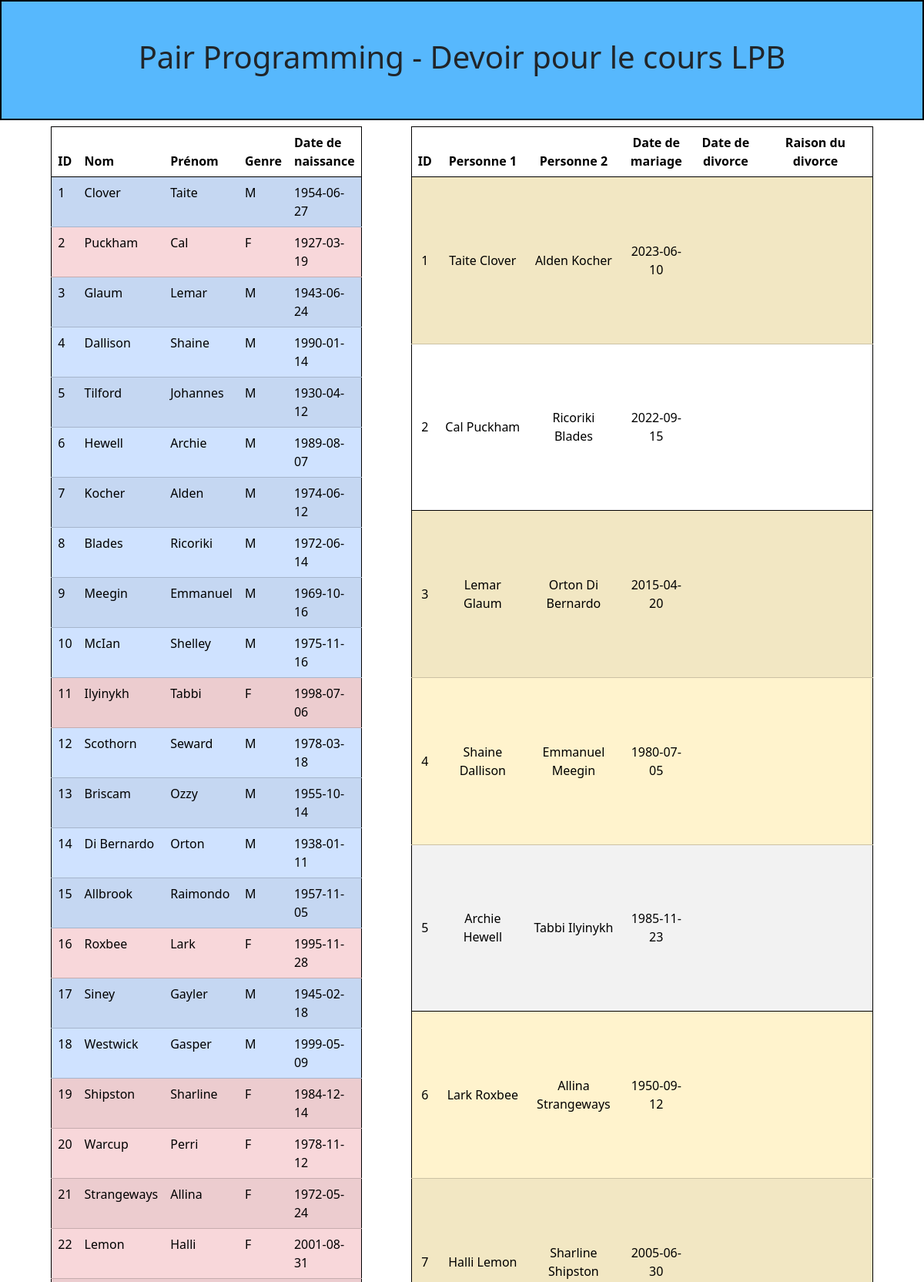
The page / (upper part) on the database its author committed.
### tables this page shows
CREATE TABLE IF NOT EXISTS `Personnes` (
    `id` int PRIMARY KEY AUTO_INCREMENT,
    `first_name` varchar(50) NOT NULL,
    `last_name` varchar(50) NOT NULL,
    `gender` ENUM('M', 'F'),
    `birth_date` DATE NOT NULL
);

CREATE TABLE IF NOT EXISTS `Mariages` (
    `id` int PRIMARY KEY AUTO_INCREMENT,
    `id_personne1` int NOT NULL,
    `id_personne2` int NOT NULL,
    `mariage_date` DATE NOT NULL,
    `divorce_date` DATE,
    `divorce_reason` varchar(255),
    UNIQUE (id_personne1, id_personne2)
);

### DBConnexion.php (called while the page is built, shortened)
<?php
class DBConnexion
{
    private $conn;
    public function __construct()
    {
        try {
            $this->username = $GLOBALS['username'];
            $this->password = $GLOBALS['password'];
            $this->conn = new PDO("mysql:host=" . self::SERVER_NAME . ";dbname=TP2LPBDB", $this->username, $this->password);
            $this->conn->setAttribute(PDO::ATTR_ERRMODE, PDO::ERRMODE_EXCEPTION);
        } catch (PDOException $pdoe) {
            $this->error = "Error while connecting to the database: {$pdoe->getMessage()}<br>\n";
            $this->conn = null;
        }
    }
    public function findAll($tableName)
    {
        try {
            $stmt = $this->conn->prepare("SELECT * FROM $tableName");
            $stmt->execute();
            return $stmt->fetchAll(PDO::FETCH_ASSOC);
        } catch (PDOException $e) {
            echo "Error with fetchAll : " . $e->getMessage();
            return null;
        }
    }
    public function queryExecute($query)
    {
        try {
            $stmt = $this->conn->prepare($query);
            $stmt->execute();
            return $stmt->fetchAll(PDO::FETCH_ASSOC);
        } catch (PDOException $e) {
            echo "Error with fetchAll : " . $e->getMessage();
            return null;
        }
    }
}

### index.php (the view, shortened to what this page needs)
<?php
require_once 'DBConnexion.php';
$db = new DBConnexion();
$resultPersonne = $db->findAll('Personnes');
$query = "SELECT * FROM `Personnes` WHERE gender = 'M'";
$resultMales = $db->queryExecute($query);
$query = "SELECT * FROM `Personnes` WHERE gender = 'F'";
$resultFemales = $db->queryExecute($query);
$query = "SELECT `id` FROM `Mariages` WHERE divorce_date IS NOT NULL";
$resultDivorces = $db->queryExecute($query);
$query = "SELECT `id` FROM `Mariages` WHERE (SELECT `gender` FROM `Personnes` WHERE `id` = `id_personne1`) = (SELECT `gender` FROM `Personnes` WHERE `id` = `id_personne2`)";
$resultSameSex = $db->queryExecute($query);
$query = "SELECT `Mariages`.`id`, `Personnes`.`last_name` AS `last_name1`, `Personnes`.`first_name` AS `first_name1`, `Personnes2`.`last_name` AS `last_name2`, `Personnes2`.`first_name` AS `first_name2`, `Mariages`.`mariage_date`, `Mariages`.`divorce_date`, `Mariages`.`divorce_reason` FROM `Mariages` JOIN `Personnes` ON `Mariages`.`id_personne1` = `Personnes`.`id` JOIN `Personnes` AS `Personnes2` ON `Mariages`.`id_personne2` = `Personnes2`.`id`";
$resultMariagesWithNames = $db->queryExecute($query);
?>
<!DOCTYPE html>
<html lang="fr">
<head>
    <link rel="stylesheet" href="./css/style.css">
    <link href="https://cdn.jsdelivr.net/npm/bootstrap@5.3.3/dist/css/bootstrap.min.css" rel="stylesheet">
    <link rel="stylesheet" href="https://cdn.jsdelivr.net/npm/bootstrap-icons@1.3.0/font/bootstrap-icons.css">
</head>
<body>
    <header>
        <div class="border border-2 border-black d-flex justify-content-center align-items-center p-5">
            <h1>Pair Programming - Devoir pour le cours LPB</h1>
        </div>
    </header>
    <main>
        <div id="table-db-container" class="d-flex justify-content-center w-100 gap-5 mt-10">
            <table id="personnes" class="table table-striped table-hover w-25 m-2 border border-1 border-black">
                <thead>
                    <tr>
                        <th scope="col">ID</th>
                        <th scope="col">Nom</th>
                        <th scope="col">Prénom</th>
                        <th scope="col">Genre</th>
                        <th scope="col">Date de naissance</th>
                    </tr>
                </thead>
                <tbody>
                    <?php
                    for ($i = 0; $i < count($resultPersonne); $i++) {
                        $row = $resultPersonne[$i];
                        if (in_array($row, $resultFemales)) {
                            echo "<tr class='table-danger'>";
                        } elseif (in_array($row, $resultMales)) {
                            echo "<tr class='table-primary'>";
                        } else {
                            echo "<tr>";
                        }
                        echo "<td>" . $row['id'] . "</td>";
                        echo "<td>" . $row['last_name'] . "</td>";
                        echo "<td>" . $row['first_name'] . "</td>";
                        echo "<td>" . $row['gender'] . "</td>";
                        echo "<td>" . $row['birth_date'] . "</td>";
                        echo "</tr>";
                    }
                    ?>
                </tbody>
            </table>
            <table id="mariages" class="table table-striped table-hover w-50  m-2 border border-1 border-black">
                <thead>
                    <tr>
                        <th scope="col">ID</th>
                        <th scope="col">Personne 1</th>
                        <th scope="col">Personne 2</th>
                        <th scope="col">Date de mariage</th>
                        <th scope="col">Date de divorce</th>
                        <th scope="col">Raison du divorce</th>
                    </tr>
                </thead>
                <tbody>
                    <?php
                    for ($i = 0; $i < count($resultMariagesWithNames); $i++) {
                        $row = $resultMariagesWithNames[$i];
                        $divorced = false;
                        foreach ($resultDivorces as $divorce) {
                            if ($row['id'] == $divorce['id']) {
                                $divorced = true;
                                break;
                            }
                        }
                        $sameSex = false;
                        foreach ($resultSameSex as $same) {
                            if ($row['id'] == $same['id']) {
                                $sameSex = true;
                                break;
                            }
                        }
                        if ($divorced) {
                            echo "<tr class='table-danger'>";
                        } elseif ($sameSex) {
                            echo "<tr class='table-warning'>";
                        } else {
                            echo "<tr>";
                        }
                        echo "<td>" . $row['id'] . "</td>";
                        echo "<td>" . $row['first_name1'] . " " . $row['last_name1'] . "</td>";
                        echo "<td>" . $row['first_name2'] . " " . $row['last_name2'] . "</td>";
                        echo "<td>" . $row['mariage_date'] . "</td>";
                        echo "<td>" . $row['divorce_date'] . "</td>";
                        echo "<td>" . $row['divorce_reason'] . "</td>";
                        echo "</tr>";
                    }
                    ?>
                </tbody>
            </table>
        </div>
    </main>
</body>
</html>

### css/style.css (style rules this page uses)
header, footer { background-color: rgb(87, 184, 253); }
.table { border: 1px 0 solid black; border-collapse: collapse; }
#mariages { text-align: center; vertical-align: middle; }

### rows shown on the page
personnes: id "1", last_name "Clover", first_name "Taite", gender "M", birth_date "1954-06-27"
personnes: id "2", last_name "Puckham", first_name "Cal", gender "F", birth_date "1927-03-19"
personnes: id "3", last_name "Glaum", first_name "Lemar", gender "M", birth_date "1943-06-24"
personnes: id "4", last_name "Dallison", first_name "Shaine", gender "M", birth_date "1990-01-14"
personnes: id "5", last_name "Tilford", first_name "Johannes", gender "M", birth_date "1930-04-12"
personnes: id "6", last_name "Hewell", first_name "Archie", gender "M", birth_date "1989-08-07"
personnes: id "7", last_name "Kocher", first_name "Alden", gender "M", birth_date "1974-06-12"
personnes: id "8", last_name "Blades", first_name "Ricoriki", gender "M", birth_date "1972-06-14"
personnes: id "9", last_name "Meegin", first_name "Emmanuel", gender "M", birth_date "1969-10-16"
personnes: id "10", last_name "McIan", first_name "Shelley", gender "M", birth_date "1975-11-16"
personnes: id "11", last_name "Ilyinykh", first_name "Tabbi", gender "F", birth_date "1998-07-06"
personnes: id "12", last_name "Scothorn", first_name "Seward", gender "M", birth_date "1978-03-18"
personnes: id "13", last_name "Briscam", first_name "Ozzy", gender "M", birth_date "1955-10-14"
personnes: id "14", last_name "Di Bernardo", first_name "Orton", gender "M", birth_date "1938-01-11"
personnes: id "15", last_name "Allbrook", first_name "Raimondo", gender "M", birth_date "1957-11-05"
personnes: id "16", last_name "Roxbee", first_name "Lark", gender "F", birth_date "1995-11-28"
personnes: id "17", last_name "Siney", first_name "Gayler", gender "M", birth_date "1945-02-18"
personnes: id "18", last_name "Westwick", first_name "Gasper", gender "M", birth_date "1999-05-09"
personnes: id "19", last_name "Shipston", first_name "Sharline", gender "F", birth_date "1984-12-14"
personnes: id "20", last_name "Warcup", first_name "Perri", gender "F", birth_date "1978-11-12"
personnes: id "21", last_name "Strangeways", first_name "Allina", gender "F", birth_date "1972-05-24"
personnes: id "22", last_name "Lemon", first_name "Halli", gender "F", birth_date "2001-08-31"
mariages: id "1", id_personne1.first_name "Taite", id_personne1.last_name "Clover", id_personne2.first_name "Alden", id_personne2.last_name "Kocher", mariage_date "2023-06-10"
mariages: id "2", id_personne1.first_name "Cal", id_personne1.last_name "Puckham", id_personne2.first_name "Ricoriki", id_personne2.last_name "Blades", mariage_date "2022-09-15"
mariages: id "3", id_personne1.first_name "Lemar", id_personne1.last_name "Glaum", id_personne2.first_name "Orton", id_personne2.last_name "Di Bernardo", mariage_date "2015-04-20"
mariages: id "4", id_personne1.first_name "Shaine", id_personne1.last_name "Dallison", id_personne2.first_name "Emmanuel", id_personne2.last_name "Meegin", mariage_date "1980-07-05"
mariages: id "5", id_personne1.first_name "Archie", id_personne1.last_name "Hewell", id_personne2.first_name "Tabbi", id_personne2.last_name "Ilyinykh", mariage_date "1985-11-23"
mariages: id "6", id_personne1.first_name "Lark", id_personne1.last_name "Roxbee", id_personne2.first_name "Allina", id_personne2.last_name "Strangeways", mariage_date "1950-09-12"
mariages: id "7", id_personne1.first_name "Halli", id_personne1.last_name "Lemon", id_personne2.first_name "Sharline", id_personne2.last_name "Shipston", mariage_date "2005-06-30"
